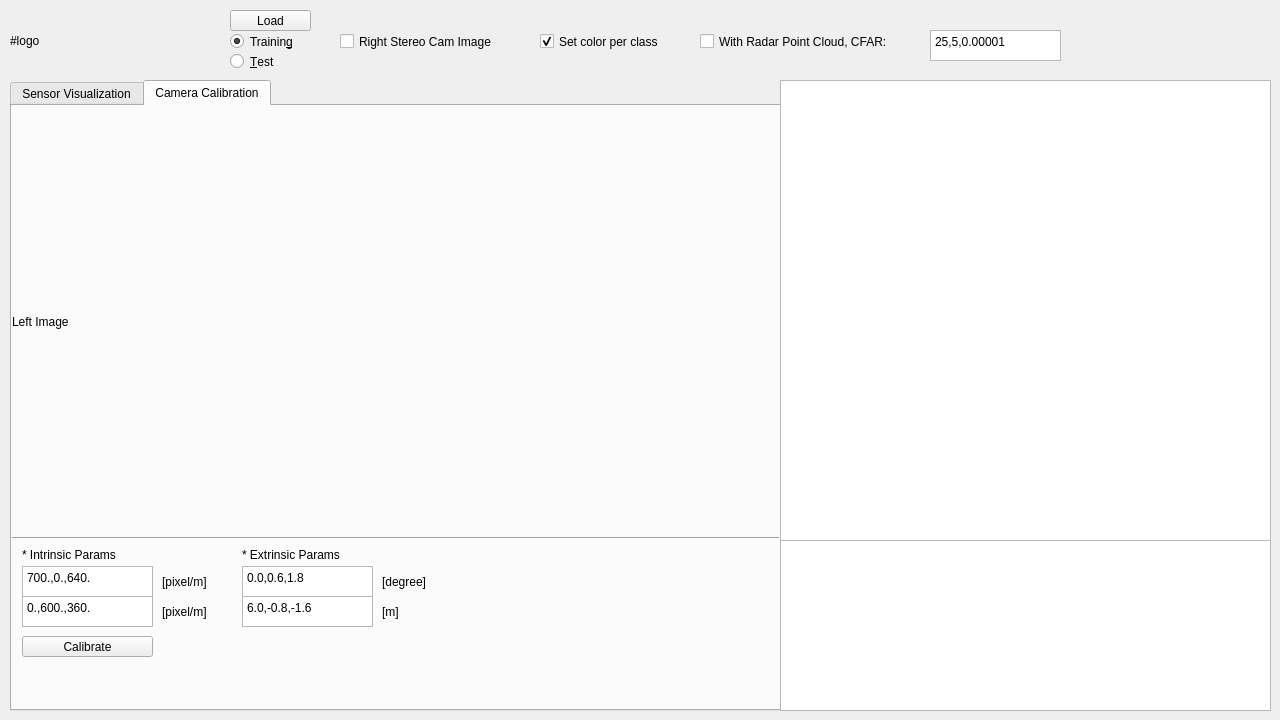
<?xml version="1.0" encoding="UTF-8"?>
<ui version="4.0">
 <class>Form</class>
 <widget class="QWidget" name="Form">
  <property name="geometry">
   <rect>
    <x>0</x>
    <y>0</y>
    <width>1280</width>
    <height>720</height>
   </rect>
  </property>
  <property name="windowTitle">
   <string>K-Radar Vis</string>
  </property>
  <widget class="QPushButton" name="pushButton_0">
   <property name="geometry">
    <rect>
     <x>230</x>
     <y>10</y>
     <width>81</width>
     <height>21</height>
    </rect>
   </property>
   <property name="text">
    <string>Load</string>
   </property>
  </widget>
  <widget class="QLabel" name="label_logo">
   <property name="geometry">
    <rect>
     <x>10</x>
     <y>10</y>
     <width>211</width>
     <height>61</height>
    </rect>
   </property>
   <property name="text">
    <string>#logo</string>
   </property>
  </widget>
  <widget class="QRadioButton" name="radioButton_training">
   <property name="geometry">
    <rect>
     <x>230</x>
     <y>30</y>
     <width>81</width>
     <height>23</height>
    </rect>
   </property>
   <property name="text">
    <string>Trainin&amp;g</string>
   </property>
   <property name="checked">
    <bool>true</bool>
   </property>
  </widget>
  <widget class="QRadioButton" name="radioButton_test">
   <property name="geometry">
    <rect>
     <x>230</x>
     <y>50</y>
     <width>81</width>
     <height>23</height>
    </rect>
   </property>
   <property name="text">
    <string>&amp;Test</string>
   </property>
  </widget>
  <widget class="QTabWidget" name="tabWidget">
   <property name="geometry">
    <rect>
     <x>10</x>
     <y>80</y>
     <width>771</width>
     <height>631</height>
    </rect>
   </property>
   <property name="currentIndex">
    <number>1</number>
   </property>
   <widget class="QWidget" name="tab_vis">
    <attribute name="title">
     <string>Sensor Visualization</string>
    </attribute>
    <widget class="QPushButton" name="pushButton_2">
     <property name="geometry">
      <rect>
       <x>10</x>
       <y>40</y>
       <width>211</width>
       <height>31</height>
      </rect>
     </property>
     <property name="text">
      <string>Camera Front Vis</string>
     </property>
    </widget>
    <widget class="QPushButton" name="pushButton_3">
     <property name="geometry">
      <rect>
       <x>10</x>
       <y>80</y>
       <width>211</width>
       <height>31</height>
      </rect>
     </property>
     <property name="text">
      <string>Lidar Point Cloud Vis</string>
     </property>
    </widget>
    <widget class="QPushButton" name="pushButton_4">
     <property name="geometry">
      <rect>
       <x>10</x>
       <y>120</y>
       <width>211</width>
       <height>31</height>
      </rect>
     </property>
     <property name="text">
      <string>Radar Tensor Vis</string>
     </property>
    </widget>
    <widget class="QCheckBox" name="checkBox_bbox">
     <property name="geometry">
      <rect>
       <x>20</x>
       <y>10</y>
       <width>191</width>
       <height>23</height>
      </rect>
     </property>
     <property name="text">
      <string>With BBox</string>
     </property>
     <property name="checked">
      <bool>true</bool>
     </property>
    </widget>
   </widget>
   <widget class="QWidget" name="tab_cal">
    <attribute name="title">
     <string>Camera Calibration</string>
    </attribute>
    <widget class="QLabel" name="label_frontImg">
     <property name="geometry">
      <rect>
       <x>0</x>
       <y>0</y>
       <width>768</width>
       <height>432</height>
      </rect>
     </property>
     <property name="text">
      <string>Left Image</string>
     </property>
    </widget>
    <widget class="Line" name="line_1">
     <property name="geometry">
      <rect>
       <x>0</x>
       <y>431</y>
       <width>768</width>
       <height>3</height>
      </rect>
     </property>
     <property name="orientation">
      <enum>Qt::Horizontal</enum>
     </property>
    </widget>
    <widget class="QPlainTextEdit" name="plainTextEdit_cal_2">
     <property name="geometry">
      <rect>
       <x>10</x>
       <y>490</y>
       <width>131</width>
       <height>31</height>
      </rect>
     </property>
     <property name="plainText">
      <string>0.,600.,360.</string>
     </property>
    </widget>
    <widget class="QPlainTextEdit" name="plainTextEdit_cal_3">
     <property name="geometry">
      <rect>
       <x>230</x>
       <y>460</y>
       <width>131</width>
       <height>31</height>
      </rect>
     </property>
     <property name="plainText">
      <string>0.0,0.6,1.8</string>
     </property>
    </widget>
    <widget class="QPlainTextEdit" name="plainTextEdit_cal_1">
     <property name="geometry">
      <rect>
       <x>10</x>
       <y>460</y>
       <width>131</width>
       <height>31</height>
      </rect>
     </property>
     <property name="plainText">
      <string>700.,0.,640.</string>
     </property>
    </widget>
    <widget class="QPlainTextEdit" name="plainTextEdit_cal_4">
     <property name="geometry">
      <rect>
       <x>230</x>
       <y>490</y>
       <width>131</width>
       <height>31</height>
      </rect>
     </property>
     <property name="plainText">
      <string>6.0,-0.8,-1.6</string>
     </property>
    </widget>
    <widget class="QLabel" name="label_intrinsic">
     <property name="geometry">
      <rect>
       <x>10</x>
       <y>440</y>
       <width>131</width>
       <height>17</height>
      </rect>
     </property>
     <property name="text">
      <string>* Intrinsic Params</string>
     </property>
    </widget>
    <widget class="QLabel" name="label_extrinsic">
     <property name="geometry">
      <rect>
       <x>230</x>
       <y>440</y>
       <width>131</width>
       <height>17</height>
      </rect>
     </property>
     <property name="text">
      <string>* Extrinsic Params</string>
     </property>
    </widget>
    <widget class="QLabel" name="label_cal_dim_1">
     <property name="geometry">
      <rect>
       <x>150</x>
       <y>460</y>
       <width>71</width>
       <height>31</height>
      </rect>
     </property>
     <property name="text">
      <string>[pixel/m]</string>
     </property>
    </widget>
    <widget class="QLabel" name="label_cal_dim_3">
     <property name="geometry">
      <rect>
       <x>370</x>
       <y>460</y>
       <width>71</width>
       <height>31</height>
      </rect>
     </property>
     <property name="text">
      <string>[degree]</string>
     </property>
    </widget>
    <widget class="QLabel" name="label_cal_dim_4">
     <property name="geometry">
      <rect>
       <x>370</x>
       <y>490</y>
       <width>71</width>
       <height>31</height>
      </rect>
     </property>
     <property name="text">
      <string>[m]</string>
     </property>
    </widget>
    <widget class="QLabel" name="label_cal_dim_2">
     <property name="geometry">
      <rect>
       <x>150</x>
       <y>490</y>
       <width>71</width>
       <height>31</height>
      </rect>
     </property>
     <property name="text">
      <string>[pixel/m]</string>
     </property>
    </widget>
    <widget class="QPushButton" name="pushButton_1">
     <property name="geometry">
      <rect>
       <x>10</x>
       <y>530</y>
       <width>131</width>
       <height>21</height>
      </rect>
     </property>
     <property name="text">
      <string>Calibrate</string>
     </property>
    </widget>
   </widget>
  </widget>
  <widget class="QListWidget" name="listWidget_files">
   <property name="geometry">
    <rect>
     <x>780</x>
     <y>80</y>
     <width>491</width>
     <height>461</height>
    </rect>
   </property>
  </widget>
  <widget class="QTextBrowser" name="textBrowser_logs">
   <property name="geometry">
    <rect>
     <x>780</x>
     <y>540</y>
     <width>491</width>
     <height>171</height>
    </rect>
   </property>
  </widget>
  <widget class="QCheckBox" name="checkBox_frontCam">
   <property name="geometry">
    <rect>
     <x>340</x>
     <y>30</y>
     <width>191</width>
     <height>23</height>
    </rect>
   </property>
   <property name="text">
    <string>Right Stereo Cam Image</string>
   </property>
  </widget>
  <widget class="QCheckBox" name="checkBox_color">
   <property name="geometry">
    <rect>
     <x>540</x>
     <y>30</y>
     <width>191</width>
     <height>23</height>
    </rect>
   </property>
   <property name="text">
    <string>Set color per class</string>
   </property>
   <property name="checked">
    <bool>true</bool>
   </property>
  </widget>
  <widget class="QCheckBox" name="checkBox_rdr_pc">
   <property name="geometry">
    <rect>
     <x>700</x>
     <y>30</y>
     <width>231</width>
     <height>23</height>
    </rect>
   </property>
   <property name="text">
    <string>With Radar Point Cloud, CFAR:</string>
   </property>
   <property name="checked">
    <bool>false</bool>
   </property>
  </widget>
  <widget class="QPlainTextEdit" name="plainTextEdit_cfar">
   <property name="geometry">
    <rect>
     <x>930</x>
     <y>30</y>
     <width>131</width>
     <height>31</height>
    </rect>
   </property>
   <property name="plainText">
    <string>25,5,0.00001</string>
   </property>
  </widget>
 </widget>
 <resources/>
 <connections/>
</ui>
